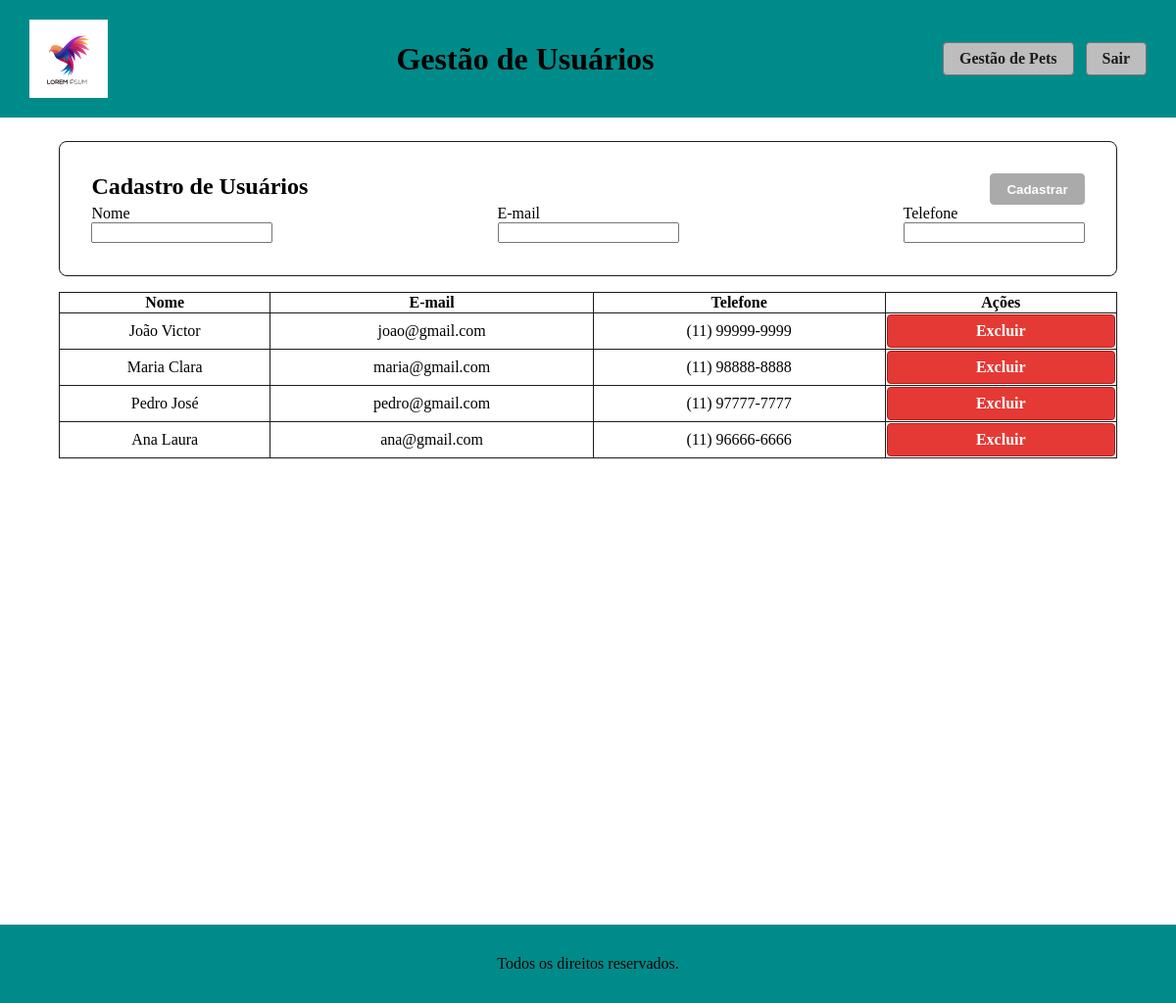
The app's page /frontend/gestao_usuarios.php (signed in) with its own data.
### tables this page shows
CREATE TABLE IF NOT EXISTS `usuarios` (
  `id` int(11) NOT NULL AUTO_INCREMENT,
  `nome` varchar(20) NOT NULL,
  `email` varchar(50) NOT NULL,
  `telefone` varchar(20) NOT NULL,
  PRIMARY KEY (`id`)
);

### backend/usuarios.php (called while the page is built, shortened)
<?php
function getUsuarios() {
    $pdo = getDbConnection();
    $stmt = $pdo->query("SELECT * FROM usuarios");
    return $stmt->fetchAll(PDO::FETCH_ASSOC);
}
?>

### frontend/gestao_usuarios.php (the view, shortened to what this page needs)
<?php
require_once __DIR__ . '/../backend/usuarios.php';
$usuarios = getUsuarios();
?>
<!DOCTYPE html>
<html lang="en">
  <head>
    <link rel="stylesheet" href="gestao_usuarios.css" />
  </head>
  <body>
    <header>
      <img class="logo" src="assets/logo.svg" alt="" srcset="" />
      <h1>Gestão de Usuários</h1>
      <div class="nav-button-container">
        <a class="button-wrap button-default" href="./gestao_pets.php">Gestão de Pets</a>
        <a class="button-wrap button-default" href="./index.php">Sair</a>
      </div>
    </header>
    <main>
      <form
        class="form-container"
        method="post"
        action=""
      >
        <div class="input-section-overlay">
          <span class="cadastro-title">Cadastro de Usuários</span>
          <input type="submit" class="button-wrap" value="Cadastrar" />
        </div>
        <div class="input-section-overlay">
          <div class="input-section">
            <span>Nome</span>
            <input type="text" name="nome" required />
          </div>
          <div class="input-section">
            <span>E-mail</span>
            <input type="text" name="email" required />
          </div>
          <div class="input-section">
            <span>Telefone</span>
            <input type="text" name="telefone" required />
          </div>
        </div>
      </form>
      <table class="border-style">
        <thead>
          <tr>
            <th>Nome</th>
            <th>E-mail</th>
            <th>Telefone</th>
            <th>Ações</th>
          </tr>
        </thead>
        <tbody>
          <?php foreach ($usuarios as $usuario): ?>
          <tr>
              <td><?= htmlspecialchars($usuario['nome']) ?></td>
              <td><?= htmlspecialchars($usuario['email']) ?></td>
              <td><?= htmlspecialchars($usuario['telefone']) ?></td>
              <td>
                  <a class="button-wrap button-delete" href="?delete=<?= $usuario['id'] ?>" onclick="confirmarDelecao()">Excluir</a>
              </td>
          </tr>
          <?php endforeach; ?>
      </tbody>
      </table>
    </main>
    <footer>
      <span>Todos os direitos reservados.</span>
    </footer>
  </body>
</html>

### frontend/gestao_usuarios.css (style rules this page uses)
body { display: flex; flex-direction: column; justify-content: space-between; min-height: 100vh; padding: 0px; margin: 0px; }
header { display: flex; flex-direction: row; padding-inline: 2.5vw; justify-content: space-between; align-items: center; max-width: 100vw; height: 15vh; background-color: darkcyan; }
.logo { width: 10vh; height: auto; }
.button-wrap { align-items: center; background-color: #aaa; border: 1px solid #aaa; border-radius: 0.25rem; color: #1b1b1b; display: flex; gap: 0.25rem; height: 2rem; justify-content: center; padding-left: 1rem; padding-right: 1rem; position: relative; color: #fff; text-decoration: none; font-weight: 700; }
.button-delete { background-color: #e53935; border: 1px solid #b71c1c; color: #fff; }
.button-default { background-color: #bdbdbd; border: 1px solid #757575; color: #1b1b1b; }
.nav-button-container { display: flex; flex-direction: row; gap: 1vw; }
main { display: flex; flex-direction: column; align-items: center; max-width: 100vw; min-height: 100vh; padding-top: 2%; padding-inline: 5%; }
.form-container { display: flex; flex-direction: column; justify-content: center; align-items: center; box-sizing: border-box; width: 100%; padding: 3%; border-radius: 0.5rem; border-width: 1px; border-color: #1b1b1b; border-style: solid; }
.input-section-overlay { display: flex; flex-direction: row; width: 100%; justify-content: space-between; align-items: start; gap: 1vw; }
.input-section { display: flex; flex-direction: column; }
.cadastro-title { font-size: 1.5rem; font-weight: 900; }
footer { display: flex; align-items: center; justify-content: center; max-width: 100vw; height: 10vh; background: darkcyan; }
table { width: 100%; border-collapse: collapse; margin-top: 2vh; border: 1px solid #1b1b1b; }
td, th { border: 1px solid #1b1b1b; text-align: center; vertical-align: middle; margin-left: auto; margin-right: auto; }

### records on screen
usuarios: nome "João Victor", email "joao@gmail.com", telefone "(11) 99999-9999"
usuarios: nome "Maria Clara", email "maria@gmail.com", telefone "(11) 98888-8888"
usuarios: nome "Pedro José", email "pedro@gmail.com", telefone "(11) 97777-7777"
usuarios: nome "Ana Laura", email "ana@gmail.com", telefone "(11) 96666-6666"
